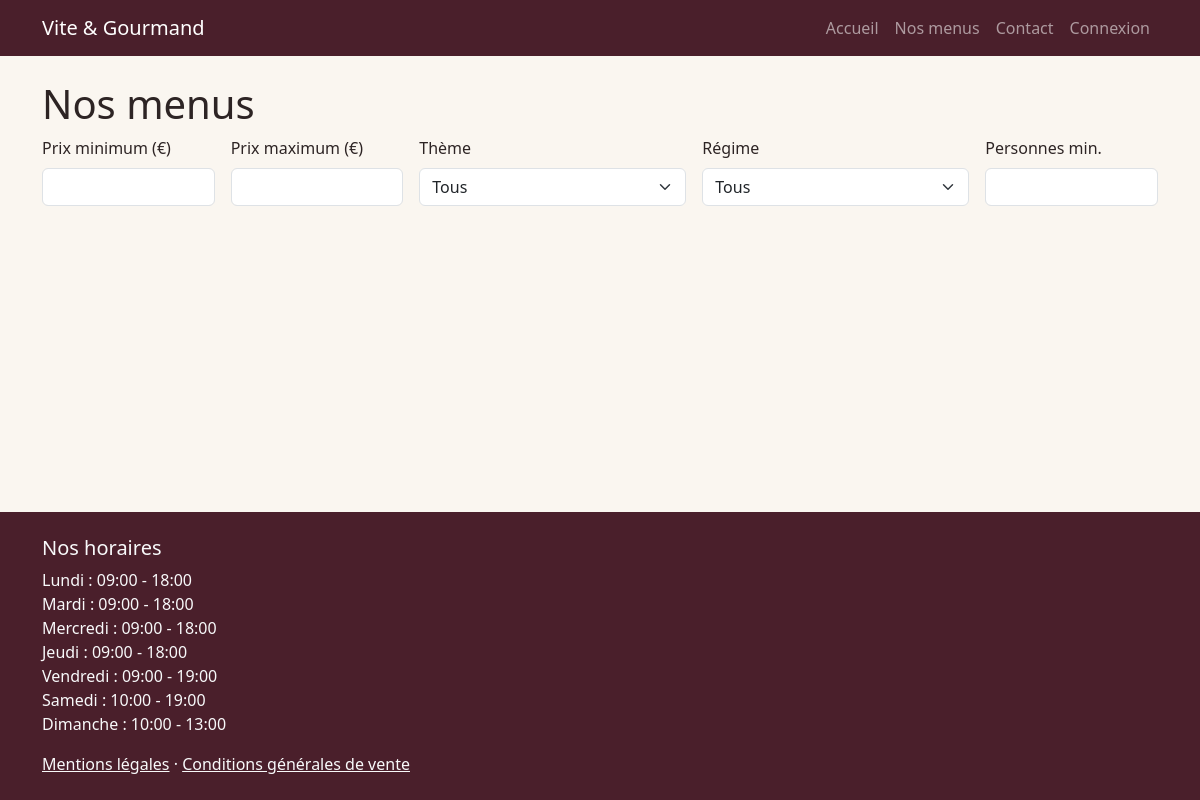
Screenshot of /menus.php with the database file from the repository.
### tables this page shows
CREATE TABLE horaire (
    id_horaire INT AUTO_INCREMENT PRIMARY KEY,
    jour ENUM('lundi','mardi','mercredi','jeudi','vendredi','samedi','dimanche') NOT NULL UNIQUE,
    heure_ouverture TIME NOT NULL,
    heure_fermeture TIME NOT NULL
);

### config/env.php (called while the page is built, shortened)
<?php
function env(string $key, ?string $default = null): ?string
{
    $candidates = [
        getenv($key),
        $_ENV[$key] ?? null,
        $_SERVER[$key] ?? null,
    ];
    foreach ($candidates as $value) {
        if ($value !== false && $value !== null && $value !== '') {
            return (string) $value;
        }
    }
    return $default;
}

### config/app.php (called while the page is built, shortened)
<?php
function getBasePath(): string
{
    $scriptDir = str_replace('\\', '/', dirname($_SERVER['SCRIPT_NAME'] ?? '/ecf'));
    $base = rtrim($scriptDir, '/');
    return ($base === '' ? '' : $base) . '/';
}

### menus.php (the view, shortened to what this page needs)
<?php
require_once 'config/database.php';
require 'includes/header.php';
?>
<h1>Nos menus</h1>
<form id="filtres" class="row g-3 mb-4" aria-label="Filtrer les menus">
    <div class="col-md-2">
        <label class="form-label" for="prix_min">Prix minimum (€)</label>
        <input class="form-control" type="number" id="prix_min" name="prix_min" min="0">
    </div>
    <div class="col-md-2">
        <label class="form-label" for="prix_max">Prix maximum (€)</label>
        <input class="form-control" type="number" id="prix_max" name="prix_max" min="0">
    </div>
    <div class="col-md-3">
        <label class="form-label" for="theme">Thème</label>
        <select class="form-select" id="theme" name="theme">
            <option value="">Tous</option>
        </select>
    </div>
    <div class="col-md-3">
        <label class="form-label" for="regime">Régime</label>
        <select class="form-select" id="regime" name="regime">
            <option value="">Tous</option>
        </select>
    </div>
    <div class="col-md-2">
        <label class="form-label" for="nb_personnes">Personnes min.</label>
        <input class="form-control" type="number" id="nb_personnes" name="nb_personnes" min="1">
    </div>
</form>
<?php require 'includes/footer.php'; ?>

### includes/footer.php (shortened to what this page needs)
</main>
<footer class="bg-dark text-light py-4 mt-5">
    <div class="container">
        <h2 class="h5">Nos horaires</h2>
        <ul class="list-unstyled">
            <?php
            $horaires = $pdo->query('SELECT jour, heure_ouverture, heure_fermeture FROM horaire')->fetchAll();
            foreach ($horaires as $h) {
                echo '<li>' . ucfirst($h['jour']) . ' : '
                    . substr($h['heure_ouverture'], 0, 5) . ' - '
                    . substr($h['heure_fermeture'], 0, 5) . '</li>';
            }
            ?>
        </ul>
        <p class="mb-0">
            <a class="link-light" href="<?= $basePath ?>mentions-legales.php">Mentions légales</a> ·
            <a class="link-light" href="<?= $basePath ?>cgv.php">Conditions générales de vente</a>
        </p>
    </div>
</footer>
</body>
</html>

### asset/index.css (style rules this page uses)
:root { --vg-bordeaux: #6b2c3e; --vg-bordeaux-dark: #4a1f2b; --vg-gold: #c9a227; --vg-cream: #faf6f0; --vg-text: #2d2424; }
html { height: 100%; }
body { min-height: 100%; display: flex; flex-direction: column; background-color: var(--vg-cream); color: var(--vg-text); }
body > footer { flex-shrink: 0; margin-top: auto; }
footer.bg-dark { background-color: var(--vg-bordeaux-dark) !important; }

### rows the page displays
horaire: jour "Lundi", heure_ouverture "09:00", heure_fermeture "18:00"
horaire: jour "Mardi", heure_ouverture "09:00", heure_fermeture "18:00"
horaire: jour "Mercredi", heure_ouverture "09:00", heure_fermeture "18:00"
horaire: jour "Jeudi", heure_ouverture "09:00", heure_fermeture "18:00"
horaire: jour "Vendredi", heure_ouverture "09:00", heure_fermeture "19:00"
horaire: jour "Samedi", heure_ouverture "10:00", heure_fermeture "19:00"
horaire: jour "Dimanche", heure_ouverture "10:00", heure_fermeture "13:00"
